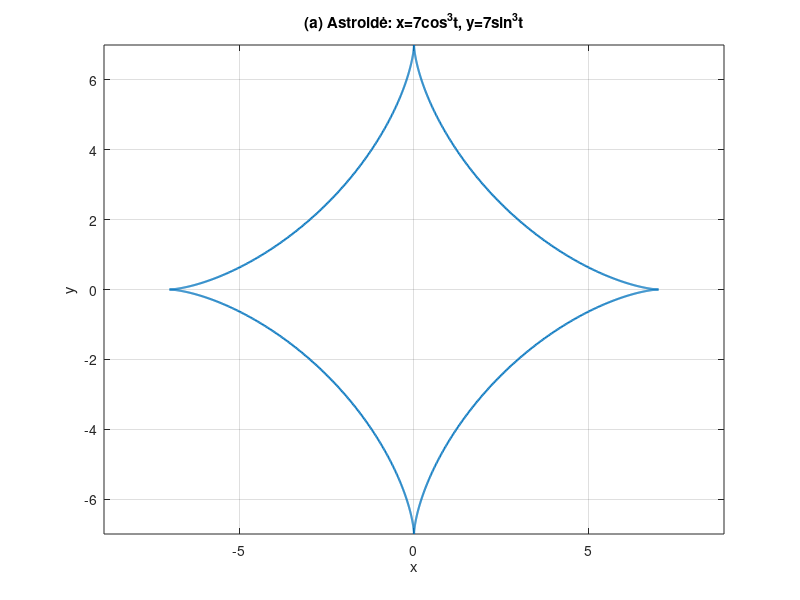
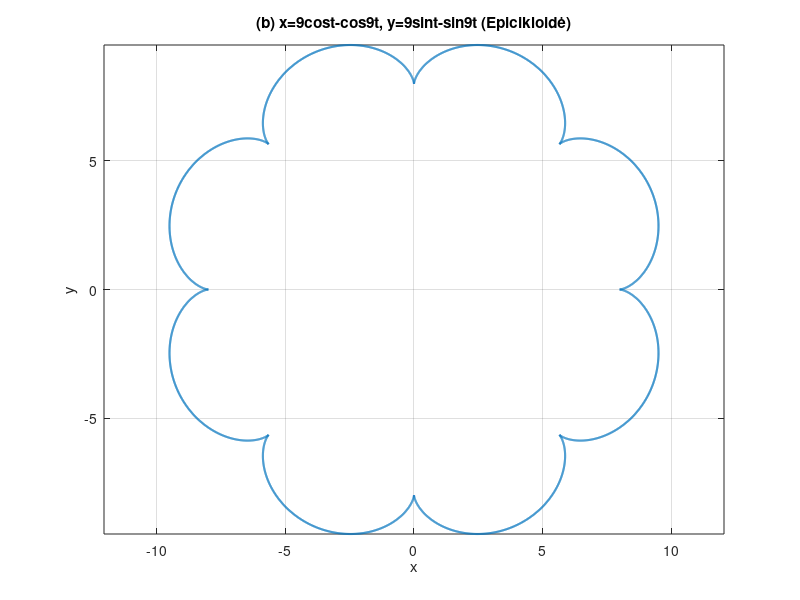
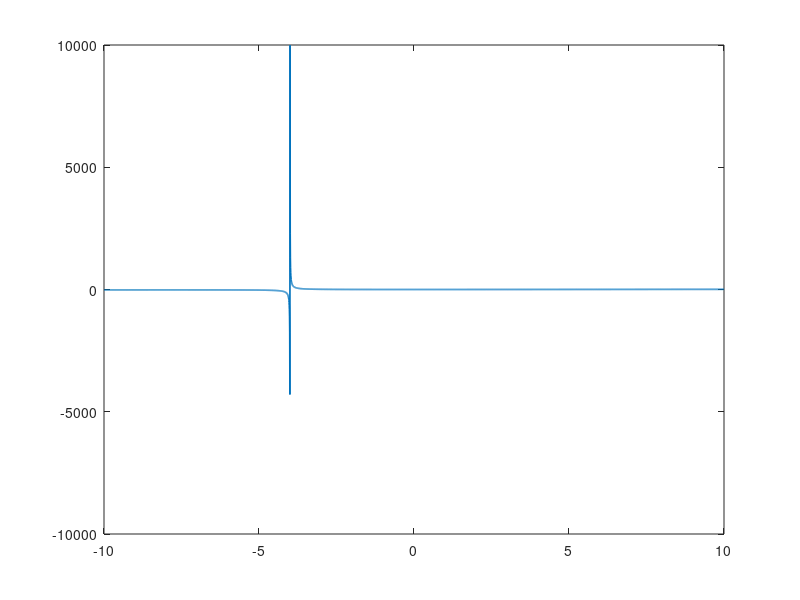

The MATLAB script that drew these images, in order: (Note: this script raises an error after producing the figures.)
%% (a) Astroidė
% x = 7cos^3(t), y = 7sin^3(t)

t = linspace(0, 2*pi, 2000);

x = 7*cos(t).^3;
y = 7*sin(t).^3;

figure;
plot(x, y, 'LineWidth', 1.5);
axis equal;
grid on;
xlabel('x');
ylabel('y');
title('(a) Astroidė: x=7cos^3t, y=7sin^3t');
%% (b) Epicikloidė (R=8, r=1) – 9 smailės
t = linspace(0,2*pi,6000);
x = 9*cos(t) - cos(9*t);
y = 9*sin(t) - sin(9*t);

figure; plot(x,y,'LineWidth',1.5); axis equal; grid on;
title('(b) x=9cost-cos9t, y=9sint-sin9t (Epicikloidė)');
xlabel('x'); ylabel('y');

%% (c) Racionalioji funkcija su trūkiais

x = linspace(-10, 10, 4000);

% Vengiam trūkio taškų x = -2 ir x = -4
y = (x.^3 + 2*x.^2 - x - 2) ./ (x.^2 + 6*x + 8);

figure;
plot(x, y, 'LineWidth', 1.2);
hold on;

% Vertikali asimptotė
xline(-4, '--r', 'x = -4');

% Pašalinamas trūkis (skylė)
plot(-2, 3/2, 'ro', 'MarkerSize', 8, 'LineWidth', 1.5);

ylim([-20 20]);
grid on;
xlabel('x');
ylabel('y');
title('(c) Racionalioji funkcija su trūkiais');
%% (d) Elipsė: x^2+4y^2-6x-8y-3=0
syms x y
F = x^2 + 4*y^2 - 6*x - 8*y - 3;

figure; fimplicit(F==0,[-10 10 -10 10],'LineWidth',1.5);
axis equal; grid on;
title('(d) x^2+4y^2-6x-8y-3=0 (Elipsė)');
xlabel('x'); ylabel('y');

%% (e) Parabolė: x^2-4x+4y-16=0
syms x y
G = x^2 - 4*x + 4*y - 16;

figure; fimplicit(G==0,[-10 10 -10 10],'LineWidth',1.5);
axis equal; grid on;
title('(e) x^2-4x+4y-16=0 (Parabolė)');
xlabel('x'); ylabel('y');

